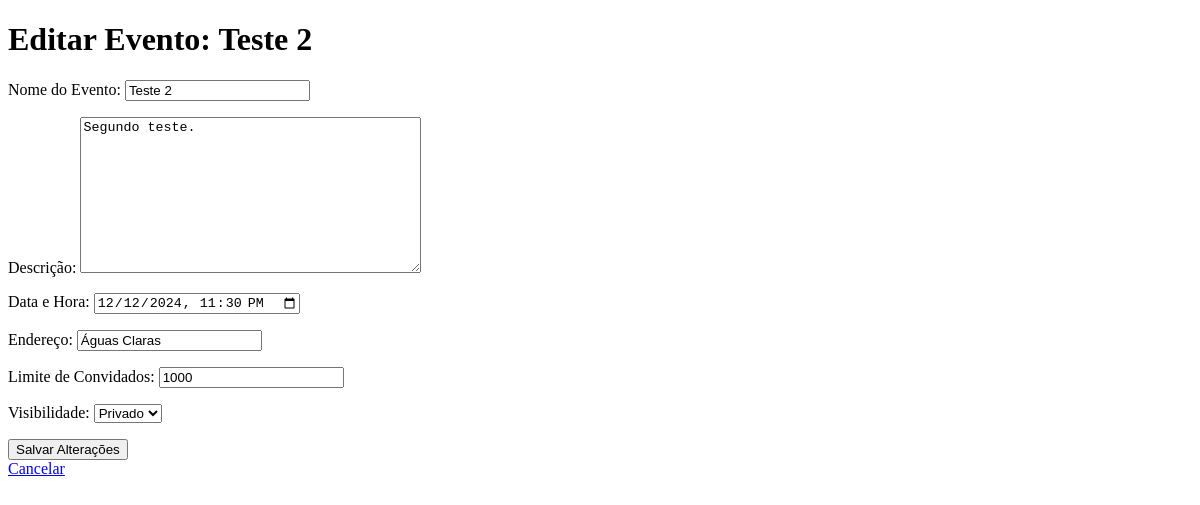
Before: /eventos/evento/2/editar/ with the older database file.
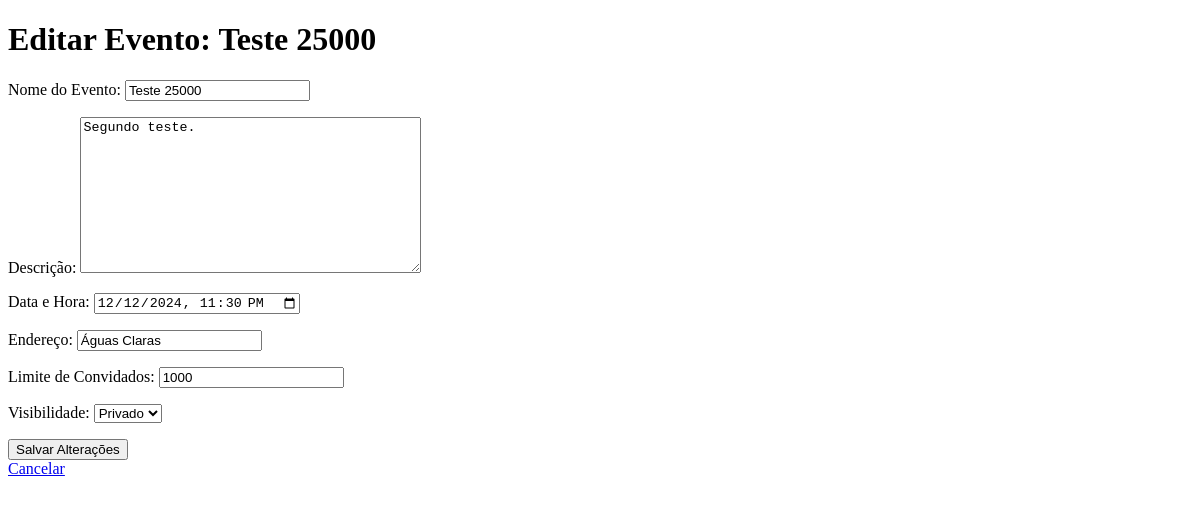
After: the same page with the newer database file.
### eventos/models.py (models this page shows)
class Evento(models.Model):
    nome = models.CharField(max_length=100)
    data_hora = models.DateTimeField()
    endereco = models.CharField(max_length=255)
    descricao = models.TextField()
    limite_convidados = models.PositiveIntegerField()
    visibilidade = models.CharField(max_length=7, choices=[('publico', 'Público'), ('privado', 'Privado')])
    criador = models.ForeignKey(Usuario, on_delete=models.CASCADE)
    convidados = models.ManyToManyField(Usuario, related_name='eventos_inscritos', blank=True)

### eventos/views.py (the view)
# urls.py: path('evento/<int:evento_id>/editar/', views.editar_evento, name='editar_evento'),
def editar_evento(request, evento_id):
    evento = get_object_or_404(Evento, id=evento_id)
    if request.method == 'POST':
        form = EventoForm(request.POST, instance=evento)
        if form.is_valid():
            form.save()
            return redirect('detalhes_evento', evento_id=evento.id)
    else:
        form = EventoForm(instance=evento)
    return render(request, 'eventos/editar_evento.html', {'form': form, 'evento': evento})

### eventos/forms.py
class EventoForm(forms.ModelForm):
    class Meta:
        model = Evento
        fields = ['nome', 'descricao', 'data_hora', 'endereco', 'limite_convidados', 'visibilidade']
        widgets = {
            'nome': forms.TextInput(attrs={'class': 'form-nome'}),
            'data_hora': forms.DateTimeInput(attrs={'class': 'form-data-hora', 'type': 'datetime-local'}),
            'endereco': forms.TextInput(attrs={'class': 'form-endereco'}),
            'descricao': forms.Textarea(attrs={'class': 'form-descricao'}),
            'limite_convidados': forms.NumberInput(attrs={'class': 'form-limite-convidados'}),
            'visibilidade': forms.Select(attrs={'class': 'form-visibilidade'}),
        }
        labels = {
            'nome': 'Nome do Evento',
            'data_hora': 'Data e Hora',
            'endereco': 'Endereço',
            'descricao': 'Descrição',
            'limite_convidados': 'Limite de Convidados',
            'visibilidade': 'Visibilidade',
        }

### eventos/templates/eventos/editar_evento.html (shortened to what this page needs)
<!DOCTYPE html>
<html lang="pt-br">
<head>
</head>
<body>
    <h1>Editar Evento: {{ evento.nome }}</h1>
    <form method="post">
        {{ form.as_p }}
        <button type="submit">Salvar Alterações</button>
    </form>
    <a href="{% url 'detalhes_evento' evento.id %}">Cancelar</a>
</body>
</html>

Changed rows visible on the page:
changed Evento "Segundo teste.": nome "Teste 2" → "Teste 25000"
